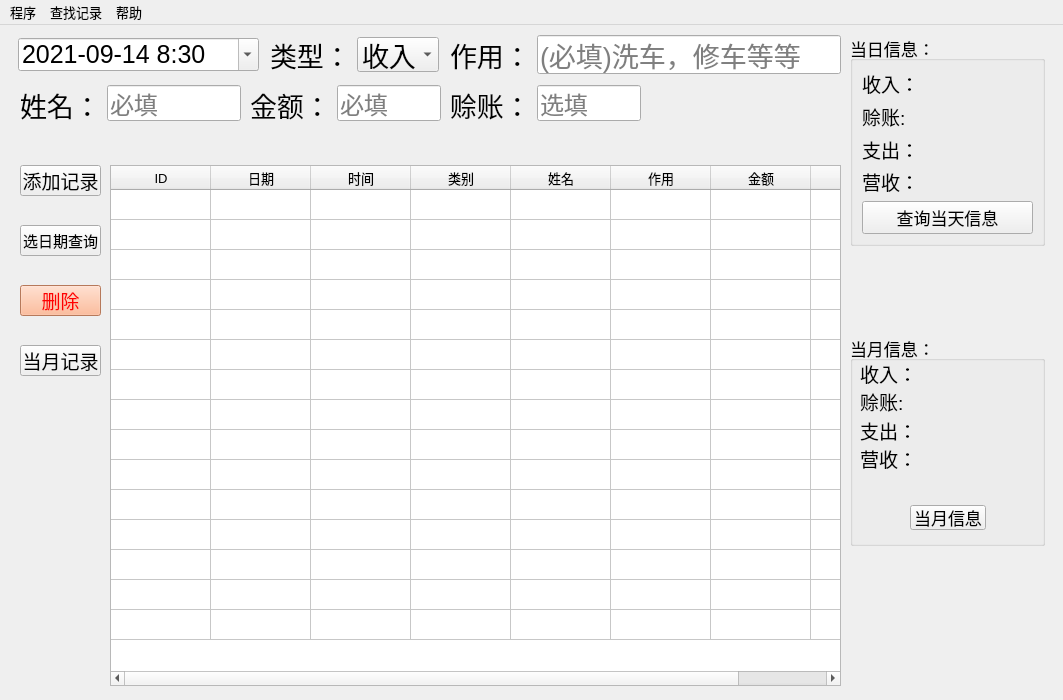
<?xml version="1.0" encoding="UTF-8"?>
<ui version="4.0">
 <class>MainWindow</class>
 <widget class="QMainWindow" name="MainWindow">
  <property name="geometry">
   <rect>
    <x>0</x>
    <y>0</y>
    <width>1063</width>
    <height>700</height>
   </rect>
  </property>
  <property name="minimumSize">
   <size>
    <width>700</width>
    <height>700</height>
   </size>
  </property>
  <property name="maximumSize">
   <size>
    <width>2400</width>
    <height>1200</height>
   </size>
  </property>
  <property name="font">
   <font>
    <pointsize>10</pointsize>
   </font>
  </property>
  <property name="mouseTracking">
   <bool>false</bool>
  </property>
  <property name="windowTitle">
   <string>记账软件</string>
  </property>
  <property name="windowIcon">
   <iconset resource="../ico/ico.qrc">
    <normaloff>:/mwico/g8.ico</normaloff>:/mwico/g8.ico</iconset>
  </property>
  <property name="layoutDirection">
   <enum>Qt::LeftToRight</enum>
  </property>
  <widget class="QWidget" name="centralwidget">
   <widget class="QWidget" name="formLayoutWidget">
    <property name="geometry">
     <rect>
      <x>20</x>
      <y>60</y>
      <width>221</width>
      <height>40</height>
     </rect>
    </property>
    <layout class="QFormLayout" name="formLayout">
     <item row="0" column="0">
      <widget class="QLabel" name="label_name">
       <property name="font">
        <font>
         <family>Arial</family>
         <pointsize>20</pointsize>
        </font>
       </property>
       <property name="text">
        <string>姓名：</string>
       </property>
      </widget>
     </item>
     <item row="0" column="1">
      <widget class="QLineEdit" name="lineEdit_name">
       <property name="font">
        <font>
         <family>Arial</family>
         <pointsize>18</pointsize>
        </font>
       </property>
       <property name="toolTip">
        <string>&lt;html&gt;&lt;head/&gt;&lt;body&gt;&lt;p&gt;&lt;span style=&quot; color:#5500ff;&quot;&gt;必须填，不填会报错&lt;/span&gt;&lt;/p&gt;&lt;/body&gt;&lt;/html&gt;</string>
       </property>
       <property name="placeholderText">
        <string>必填</string>
       </property>
      </widget>
     </item>
    </layout>
   </widget>
   <widget class="QWidget" name="formLayoutWidget_2">
    <property name="geometry">
     <rect>
      <x>250</x>
      <y>60</y>
      <width>191</width>
      <height>41</height>
     </rect>
    </property>
    <layout class="QFormLayout" name="formLayout_2">
     <item row="0" column="0">
      <widget class="QLabel" name="label_money">
       <property name="font">
        <font>
         <family>Arial</family>
         <pointsize>20</pointsize>
        </font>
       </property>
       <property name="text">
        <string>金额：</string>
       </property>
      </widget>
     </item>
     <item row="0" column="1">
      <widget class="QLineEdit" name="lineEdit_money">
       <property name="font">
        <font>
         <family>Arial</family>
         <pointsize>18</pointsize>
        </font>
       </property>
       <property name="toolTip">
        <string>&lt;html&gt;&lt;head/&gt;&lt;body&gt;&lt;p&gt;&lt;span style=&quot; color:#5500ff;&quot;&gt;必须填，不填会报错&lt;/span&gt;&lt;/p&gt;&lt;/body&gt;&lt;/html&gt;</string>
       </property>
       <property name="inputMethodHints">
        <set>Qt::ImhDigitsOnly</set>
       </property>
       <property name="inputMask">
        <string/>
       </property>
       <property name="placeholderText">
        <string>必填</string>
       </property>
       <property name="cursorMoveStyle">
        <enum>Qt::LogicalMoveStyle</enum>
       </property>
       <property name="clearButtonEnabled">
        <bool>false</bool>
       </property>
      </widget>
     </item>
    </layout>
   </widget>
   <widget class="QWidget" name="formLayoutWidget_3">
    <property name="geometry">
     <rect>
      <x>450</x>
      <y>10</y>
      <width>391</width>
      <height>40</height>
     </rect>
    </property>
    <layout class="QFormLayout" name="formLayout_3">
     <item row="0" column="1">
      <widget class="QLineEdit" name="lineEdit_use">
       <property name="font">
        <font>
         <family>Arial</family>
         <pointsize>20</pointsize>
        </font>
       </property>
       <property name="toolTip">
        <string>&lt;html&gt;&lt;head/&gt;&lt;body&gt;&lt;p&gt;&lt;span style=&quot; color:#5500ff;&quot;&gt;必须填，不填会报错&lt;/span&gt;&lt;/p&gt;&lt;/body&gt;&lt;/html&gt;</string>
       </property>
       <property name="cursorPosition">
        <number>0</number>
       </property>
       <property name="placeholderText">
        <string>(必填)洗车，修车等等</string>
       </property>
      </widget>
     </item>
     <item row="0" column="0">
      <widget class="QLabel" name="label_use">
       <property name="font">
        <font>
         <family>Arial</family>
         <pointsize>20</pointsize>
        </font>
       </property>
       <property name="text">
        <string>作用：</string>
       </property>
      </widget>
     </item>
    </layout>
   </widget>
   <widget class="QWidget" name="formLayoutWidget_4">
    <property name="geometry">
     <rect>
      <x>270</x>
      <y>12</y>
      <width>169</width>
      <height>35</height>
     </rect>
    </property>
    <property name="font">
     <font>
      <pointsize>20</pointsize>
     </font>
    </property>
    <layout class="QFormLayout" name="formLayout_4">
     <item row="0" column="1">
      <widget class="QComboBox" name="comboBox_category">
       <property name="font">
        <font>
         <pointsize>20</pointsize>
        </font>
       </property>
       <property name="toolTip">
        <string>&lt;html&gt;&lt;head/&gt;&lt;body&gt;&lt;p&gt;必须选则正确，不然账本会混乱&lt;/p&gt;&lt;p&gt;收钱===收入&lt;/p&gt;&lt;p&gt;花钱===支出&lt;/p&gt;&lt;/body&gt;&lt;/html&gt;</string>
       </property>
       <item>
        <property name="text">
         <string>收入</string>
        </property>
       </item>
       <item>
        <property name="text">
         <string>支出</string>
        </property>
       </item>
      </widget>
     </item>
     <item row="0" column="0">
      <widget class="QLabel" name="label_category">
       <property name="font">
        <font>
         <family>Arial</family>
         <pointsize>20</pointsize>
        </font>
       </property>
       <property name="text">
        <string>类型：</string>
       </property>
      </widget>
     </item>
    </layout>
   </widget>
   <widget class="QPushButton" name="pushButton_add">
    <property name="geometry">
     <rect>
      <x>20</x>
      <y>140</y>
      <width>81</width>
      <height>31</height>
     </rect>
    </property>
    <property name="font">
     <font>
      <family>Arial</family>
      <pointsize>14</pointsize>
     </font>
    </property>
    <property name="toolTip">
     <string>添加一笔记录</string>
    </property>
    <property name="text">
     <string>添加记录</string>
    </property>
   </widget>
   <widget class="QPushButton" name="pushButton_query">
    <property name="geometry">
     <rect>
      <x>20</x>
      <y>200</y>
      <width>81</width>
      <height>31</height>
     </rect>
    </property>
    <property name="font">
     <font>
      <family>Arial</family>
      <pointsize>11</pointsize>
     </font>
    </property>
    <property name="toolTip">
     <string>选择查询日期</string>
    </property>
    <property name="text">
     <string>选日期查询</string>
    </property>
   </widget>
   <widget class="QPushButton" name="pushButton_delete">
    <property name="geometry">
     <rect>
      <x>20</x>
      <y>260</y>
      <width>81</width>
      <height>31</height>
     </rect>
    </property>
    <property name="palette">
     <palette>
      <active>
       <colorrole role="Button">
        <brush brushstyle="SolidPattern">
         <color alpha="255">
          <red>255</red>
          <green>170</green>
          <blue>127</blue>
         </color>
        </brush>
       </colorrole>
       <colorrole role="ButtonText">
        <brush brushstyle="SolidPattern">
         <color alpha="255">
          <red>255</red>
          <green>0</green>
          <blue>0</blue>
         </color>
        </brush>
       </colorrole>
       <colorrole role="Base">
        <brush brushstyle="SolidPattern">
         <color alpha="255">
          <red>255</red>
          <green>170</green>
          <blue>127</blue>
         </color>
        </brush>
       </colorrole>
       <colorrole role="Window">
        <brush brushstyle="SolidPattern">
         <color alpha="255">
          <red>255</red>
          <green>170</green>
          <blue>127</blue>
         </color>
        </brush>
       </colorrole>
      </active>
      <inactive>
       <colorrole role="Button">
        <brush brushstyle="SolidPattern">
         <color alpha="255">
          <red>255</red>
          <green>170</green>
          <blue>127</blue>
         </color>
        </brush>
       </colorrole>
       <colorrole role="ButtonText">
        <brush brushstyle="SolidPattern">
         <color alpha="255">
          <red>255</red>
          <green>0</green>
          <blue>0</blue>
         </color>
        </brush>
       </colorrole>
       <colorrole role="Base">
        <brush brushstyle="SolidPattern">
         <color alpha="255">
          <red>255</red>
          <green>170</green>
          <blue>127</blue>
         </color>
        </brush>
       </colorrole>
       <colorrole role="Window">
        <brush brushstyle="SolidPattern">
         <color alpha="255">
          <red>255</red>
          <green>170</green>
          <blue>127</blue>
         </color>
        </brush>
       </colorrole>
      </inactive>
      <disabled>
       <colorrole role="Button">
        <brush brushstyle="SolidPattern">
         <color alpha="255">
          <red>255</red>
          <green>170</green>
          <blue>127</blue>
         </color>
        </brush>
       </colorrole>
       <colorrole role="ButtonText">
        <brush brushstyle="SolidPattern">
         <color alpha="255">
          <red>120</red>
          <green>120</green>
          <blue>120</blue>
         </color>
        </brush>
       </colorrole>
       <colorrole role="Base">
        <brush brushstyle="SolidPattern">
         <color alpha="255">
          <red>255</red>
          <green>170</green>
          <blue>127</blue>
         </color>
        </brush>
       </colorrole>
       <colorrole role="Window">
        <brush brushstyle="SolidPattern">
         <color alpha="255">
          <red>255</red>
          <green>170</green>
          <blue>127</blue>
         </color>
        </brush>
       </colorrole>
      </disabled>
     </palette>
    </property>
    <property name="font">
     <font>
      <family>Arial</family>
      <pointsize>14</pointsize>
     </font>
    </property>
    <property name="toolTip">
     <string>&lt;html&gt;&lt;head/&gt;&lt;body&gt;&lt;p&gt;慎重选择，删除后不可恢复&lt;/p&gt;&lt;/body&gt;&lt;/html&gt;</string>
    </property>
    <property name="styleSheet">
     <string notr="true">background-color:rgb(255, 170, 127)</string>
    </property>
    <property name="text">
     <string>删除</string>
    </property>
   </widget>
   <widget class="QWidget" name="formLayoutWidget_6">
    <property name="geometry">
     <rect>
      <x>450</x>
      <y>60</y>
      <width>191</width>
      <height>41</height>
     </rect>
    </property>
    <layout class="QFormLayout" name="formLayout_6">
     <item row="0" column="1">
      <widget class="QLineEdit" name="lineEdit_money_she">
       <property name="font">
        <font>
         <family>Arial</family>
         <pointsize>18</pointsize>
        </font>
       </property>
       <property name="toolTip">
        <string>&lt;html&gt;&lt;head/&gt;&lt;body&gt;&lt;p&gt;只有赊账和记账时填写。&lt;/p&gt;&lt;p&gt;例子1：&lt;/p&gt;&lt;p&gt;比如应该付500，实际付30元&lt;/p&gt;&lt;p&gt;金额就填500，实收填30&lt;/p&gt;&lt;p&gt;&lt;br/&gt;&lt;/p&gt;&lt;p&gt;&lt;br/&gt;&lt;/p&gt;&lt;/body&gt;&lt;/html&gt;</string>
       </property>
       <property name="inputMethodHints">
        <set>Qt::ImhDigitsOnly</set>
       </property>
       <property name="inputMask">
        <string/>
       </property>
       <property name="placeholderText">
        <string>选填</string>
       </property>
      </widget>
     </item>
     <item row="0" column="0">
      <widget class="QLabel" name="label_money_she">
       <property name="font">
        <font>
         <family>Arial</family>
         <pointsize>20</pointsize>
        </font>
       </property>
       <property name="text">
        <string>赊账：</string>
       </property>
      </widget>
     </item>
    </layout>
   </widget>
   <widget class="QTableWidget" name="tableWidget_main">
    <property name="geometry">
     <rect>
      <x>110</x>
      <y>140</y>
      <width>731</width>
      <height>521</height>
     </rect>
    </property>
    <property name="autoFillBackground">
     <bool>false</bool>
    </property>
    <property name="sizeAdjustPolicy">
     <enum>QAbstractScrollArea::AdjustToContents</enum>
    </property>
    <property name="alternatingRowColors">
     <bool>false</bool>
    </property>
    <property name="selectionBehavior">
     <enum>QAbstractItemView::SelectItems</enum>
    </property>
    <property name="rowCount">
     <number>15</number>
    </property>
    <property name="columnCount">
     <number>8</number>
    </property>
    <attribute name="horizontalHeaderCascadingSectionResizes">
     <bool>false</bool>
    </attribute>
    <attribute name="horizontalHeaderDefaultSectionSize">
     <number>100</number>
    </attribute>
    <attribute name="horizontalHeaderShowSortIndicator" stdset="0">
     <bool>true</bool>
    </attribute>
    <attribute name="horizontalHeaderStretchLastSection">
     <bool>true</bool>
    </attribute>
    <attribute name="verticalHeaderVisible">
     <bool>false</bool>
    </attribute>
    <row/>
    <row/>
    <row/>
    <row/>
    <row/>
    <row/>
    <row/>
    <row/>
    <row/>
    <row/>
    <row/>
    <row/>
    <row/>
    <row/>
    <row/>
    <column>
     <property name="text">
      <string>ID</string>
     </property>
    </column>
    <column>
     <property name="text">
      <string>日期</string>
     </property>
    </column>
    <column>
     <property name="text">
      <string>时间</string>
     </property>
    </column>
    <column>
     <property name="text">
      <string>类别</string>
     </property>
    </column>
    <column>
     <property name="text">
      <string>姓名</string>
     </property>
    </column>
    <column>
     <property name="text">
      <string>作用</string>
     </property>
    </column>
    <column>
     <property name="text">
      <string>金额</string>
     </property>
    </column>
    <column>
     <property name="text">
      <string>赊账</string>
     </property>
    </column>
   </widget>
   <widget class="QDateTimeEdit" name="dateTimeEdit">
    <property name="geometry">
     <rect>
      <x>18</x>
      <y>13</y>
      <width>241</width>
      <height>33</height>
     </rect>
    </property>
    <property name="font">
     <font>
      <pointsize>19</pointsize>
     </font>
    </property>
    <property name="toolTip">
     <string>&lt;html&gt;&lt;head/&gt;&lt;body&gt;&lt;p&gt;最好自己检查一下时间对不对&lt;/p&gt;&lt;/body&gt;&lt;/html&gt;</string>
    </property>
    <property name="dateTime">
     <datetime>
      <hour>8</hour>
      <minute>30</minute>
      <second>0</second>
      <year>2021</year>
      <month>9</month>
      <day>14</day>
     </datetime>
    </property>
    <property name="time">
     <time>
      <hour>8</hour>
      <minute>30</minute>
      <second>0</second>
     </time>
    </property>
    <property name="maximumDateTime">
     <datetime>
      <hour>23</hour>
      <minute>59</minute>
      <second>59</second>
      <year>2050</year>
      <month>12</month>
      <day>31</day>
     </datetime>
    </property>
    <property name="minimumDateTime">
     <datetime>
      <hour>0</hour>
      <minute>0</minute>
      <second>0</second>
      <year>2021</year>
      <month>9</month>
      <day>14</day>
     </datetime>
    </property>
    <property name="displayFormat">
     <string>yyyy-MM-dd H:mm</string>
    </property>
    <property name="calendarPopup">
     <bool>true</bool>
    </property>
   </widget>
   <widget class="QGroupBox" name="groupBox_day">
    <property name="geometry">
     <rect>
      <x>850</x>
      <y>10</y>
      <width>195</width>
      <height>211</height>
     </rect>
    </property>
    <property name="font">
     <font>
      <pointsize>13</pointsize>
     </font>
    </property>
    <property name="toolTip">
     <string>&lt;html&gt;&lt;head/&gt;&lt;body&gt;&lt;p&gt;当天状况：&lt;/p&gt;&lt;p&gt;营收=收入-支出，所以可能是负数&lt;/p&gt;&lt;/body&gt;&lt;/html&gt;</string>
    </property>
    <property name="title">
     <string>当日信息：</string>
    </property>
    <layout class="QVBoxLayout" name="verticalLayout">
     <item>
      <layout class="QFormLayout" name="formLayout_7">
       <item row="0" column="0">
        <widget class="QLabel" name="label">
         <property name="font">
          <font>
           <pointsize>14</pointsize>
          </font>
         </property>
         <property name="text">
          <string>收入：</string>
         </property>
        </widget>
       </item>
       <item row="0" column="1">
        <widget class="QLabel" name="label_day_input">
         <property name="font">
          <font>
           <pointsize>14</pointsize>
          </font>
         </property>
         <property name="text">
          <string/>
         </property>
        </widget>
       </item>
       <item row="2" column="0">
        <widget class="QLabel" name="label_2">
         <property name="font">
          <font>
           <pointsize>14</pointsize>
          </font>
         </property>
         <property name="text">
          <string>支出：</string>
         </property>
        </widget>
       </item>
       <item row="2" column="1">
        <widget class="QLabel" name="label_day_output">
         <property name="font">
          <font>
           <pointsize>14</pointsize>
          </font>
         </property>
         <property name="text">
          <string/>
         </property>
        </widget>
       </item>
       <item row="3" column="0">
        <widget class="QLabel" name="label_3">
         <property name="font">
          <font>
           <pointsize>14</pointsize>
          </font>
         </property>
         <property name="text">
          <string>营收：</string>
         </property>
        </widget>
       </item>
       <item row="3" column="1">
        <widget class="QLabel" name="label_day_lirun">
         <property name="font">
          <font>
           <pointsize>14</pointsize>
          </font>
         </property>
         <property name="text">
          <string/>
         </property>
        </widget>
       </item>
       <item row="1" column="0">
        <widget class="QLabel" name="label_4">
         <property name="font">
          <font>
           <pointsize>14</pointsize>
          </font>
         </property>
         <property name="text">
          <string>赊账:</string>
         </property>
        </widget>
       </item>
       <item row="1" column="1">
        <widget class="QLabel" name="label_day_shezhang">
         <property name="palette">
          <palette>
           <active>
            <colorrole role="WindowText">
             <brush brushstyle="SolidPattern">
              <color alpha="255">
               <red>255</red>
               <green>0</green>
               <blue>0</blue>
              </color>
             </brush>
            </colorrole>
           </active>
           <inactive>
            <colorrole role="WindowText">
             <brush brushstyle="SolidPattern">
              <color alpha="255">
               <red>255</red>
               <green>0</green>
               <blue>0</blue>
              </color>
             </brush>
            </colorrole>
           </inactive>
           <disabled>
            <colorrole role="WindowText">
             <brush brushstyle="SolidPattern">
              <color alpha="255">
               <red>120</red>
               <green>120</green>
               <blue>120</blue>
              </color>
             </brush>
            </colorrole>
           </disabled>
          </palette>
         </property>
         <property name="font">
          <font>
           <pointsize>14</pointsize>
          </font>
         </property>
         <property name="text">
          <string/>
         </property>
        </widget>
       </item>
      </layout>
     </item>
     <item>
      <spacer name="verticalSpacer_5">
       <property name="orientation">
        <enum>Qt::Vertical</enum>
       </property>
       <property name="sizeHint" stdset="0">
        <size>
         <width>20</width>
         <height>20</height>
        </size>
       </property>
      </spacer>
     </item>
     <item>
      <widget class="QPushButton" name="pushButton_day_info">
       <property name="text">
        <string>查询当天信息</string>
       </property>
      </widget>
     </item>
    </layout>
   </widget>
   <widget class="QPushButton" name="pushButton_queryall">
    <property name="geometry">
     <rect>
      <x>20</x>
      <y>320</y>
      <width>81</width>
      <height>31</height>
     </rect>
    </property>
    <property name="font">
     <font>
      <family>Arial</family>
      <pointsize>14</pointsize>
     </font>
    </property>
    <property name="toolTip">
     <string>添加一笔记录</string>
    </property>
    <property name="text">
     <string>当月记录</string>
    </property>
   </widget>
   <widget class="QGroupBox" name="groupBox_month">
    <property name="geometry">
     <rect>
      <x>850</x>
      <y>310</y>
      <width>195</width>
      <height>211</height>
     </rect>
    </property>
    <property name="font">
     <font>
      <pointsize>13</pointsize>
     </font>
    </property>
    <property name="toolTip">
     <string>&lt;html&gt;&lt;head/&gt;&lt;body&gt;&lt;p&gt;当天状况：&lt;/p&gt;&lt;p&gt;营收=收入-支出，所以可能是负数&lt;/p&gt;&lt;/body&gt;&lt;/html&gt;</string>
    </property>
    <property name="title">
     <string>当月信息：</string>
    </property>
    <widget class="QPushButton" name="pushButton_month_info">
     <property name="geometry">
      <rect>
       <x>60</x>
       <y>170</y>
       <width>76</width>
       <height>25</height>
      </rect>
     </property>
     <property name="text">
      <string>当月信息</string>
     </property>
    </widget>
    <widget class="QWidget" name="">
     <property name="geometry">
      <rect>
       <x>10</x>
       <y>27</y>
       <width>171</width>
       <height>108</height>
      </rect>
     </property>
     <layout class="QFormLayout" name="formLayout_8">
      <item row="0" column="0">
       <widget class="QLabel" name="label_5">
        <property name="font">
         <font>
          <pointsize>14</pointsize>
         </font>
        </property>
        <property name="text">
         <string>收入：</string>
        </property>
       </widget>
      </item>
      <item row="0" column="1">
       <widget class="QLabel" name="label_month_input">
        <property name="font">
         <font>
          <pointsize>14</pointsize>
         </font>
        </property>
        <property name="text">
         <string/>
        </property>
       </widget>
      </item>
      <item row="2" column="0">
       <widget class="QLabel" name="label_6">
        <property name="font">
         <font>
          <pointsize>14</pointsize>
         </font>
        </property>
        <property name="text">
         <string>支出：</string>
        </property>
       </widget>
      </item>
      <item row="2" column="1">
       <widget class="QLabel" name="label_month_output">
        <property name="font">
         <font>
          <pointsize>14</pointsize>
         </font>
        </property>
        <property name="text">
         <string/>
        </property>
       </widget>
      </item>
      <item row="3" column="0">
       <widget class="QLabel" name="label_7">
        <property name="font">
         <font>
          <pointsize>14</pointsize>
         </font>
        </property>
        <property name="text">
         <string>营收：</string>
        </property>
       </widget>
      </item>
      <item row="3" column="1">
       <widget class="QLabel" name="label_month_lirun">
        <property name="font">
         <font>
          <pointsize>14</pointsize>
         </font>
        </property>
        <property name="text">
         <string/>
        </property>
       </widget>
      </item>
      <item row="1" column="0">
       <widget class="QLabel" name="label_8">
        <property name="font">
         <font>
          <pointsize>14</pointsize>
         </font>
        </property>
        <property name="text">
         <string>赊账:</string>
        </property>
       </widget>
      </item>
      <item row="1" column="1">
       <widget class="QLabel" name="label_month_shezhang">
        <property name="palette">
         <palette>
          <active>
           <colorrole role="WindowText">
            <brush brushstyle="SolidPattern">
             <color alpha="255">
              <red>255</red>
              <green>0</green>
              <blue>0</blue>
             </color>
            </brush>
           </colorrole>
          </active>
          <inactive>
           <colorrole role="WindowText">
            <brush brushstyle="SolidPattern">
             <color alpha="255">
              <red>255</red>
              <green>0</green>
              <blue>0</blue>
             </color>
            </brush>
           </colorrole>
          </inactive>
          <disabled>
           <colorrole role="WindowText">
            <brush brushstyle="SolidPattern">
             <color alpha="255">
              <red>120</red>
              <green>120</green>
              <blue>120</blue>
             </color>
            </brush>
           </colorrole>
          </disabled>
         </palette>
        </property>
        <property name="font">
         <font>
          <pointsize>14</pointsize>
         </font>
        </property>
        <property name="text">
         <string/>
        </property>
       </widget>
      </item>
     </layout>
    </widget>
   </widget>
  </widget>
  <widget class="QMenuBar" name="menubar">
   <property name="geometry">
    <rect>
     <x>0</x>
     <y>0</y>
     <width>1063</width>
     <height>25</height>
    </rect>
   </property>
   <widget class="QMenu" name="menu">
    <property name="title">
     <string>程序</string>
    </property>
    <addaction name="actionclose"/>
   </widget>
   <widget class="QMenu" name="menu_2">
    <property name="title">
     <string>查找记录</string>
    </property>
    <addaction name="actionfind"/>
   </widget>
   <widget class="QMenu" name="menu_3">
    <property name="title">
     <string>帮助</string>
    </property>
    <addaction name="actionabout"/>
   </widget>
   <addaction name="menu"/>
   <addaction name="menu_2"/>
   <addaction name="menu_3"/>
  </widget>
  <action name="actionclose">
   <property name="text">
    <string>退出程序</string>
   </property>
  </action>
  <action name="actionabout">
   <property name="text">
    <string>关于</string>
   </property>
  </action>
  <action name="actionfind">
   <property name="text">
    <string>查询</string>
   </property>
  </action>
 </widget>
 <resources>
  <include location="../ico/ico.qrc"/>
 </resources>
 <connections>
  <connection>
   <sender>actionclose</sender>
   <signal>triggered()</signal>
   <receiver>MainWindow</receiver>
   <slot>close()</slot>
   <hints>
    <hint type="sourcelabel">
     <x>-1</x>
     <y>-1</y>
    </hint>
    <hint type="destinationlabel">
     <x>531</x>
     <y>349</y>
    </hint>
   </hints>
  </connection>
 </connections>
</ui>
